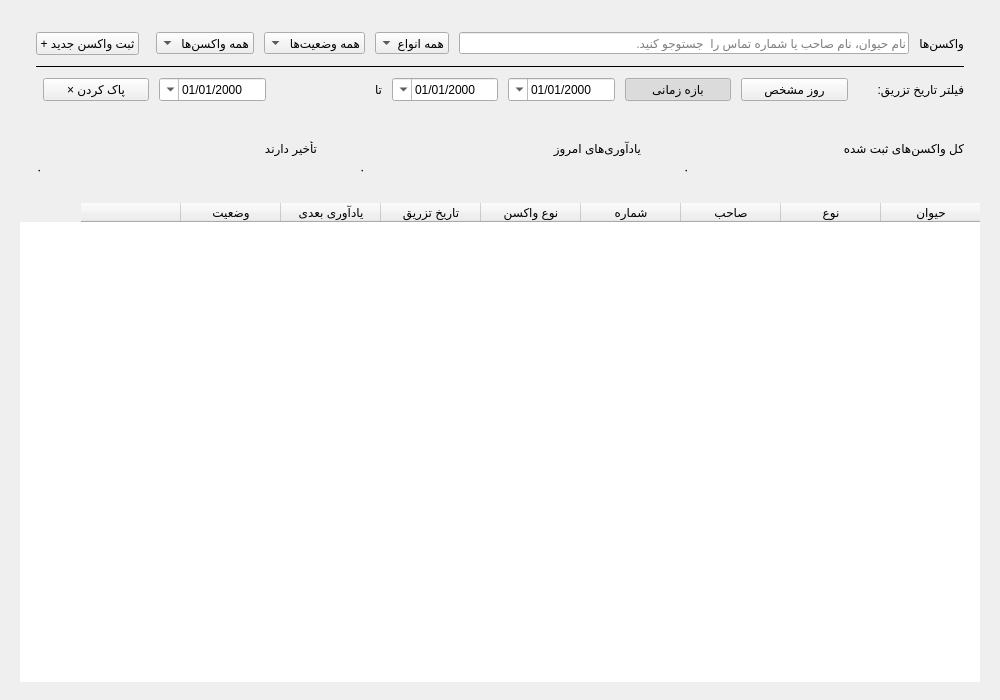
<?xml version="1.0" encoding="UTF-8"?>
<ui version="4.0">
 <class>VaccinationsWidget</class>
 <widget class="QWidget" name="VaccinationsWidget">
  <property name="geometry"><rect><x>0</x><y>0</y><width>1000</width><height>700</height></rect></property>
  <property name="layoutDirection"><enum>Qt::RightToLeft</enum></property>
  <layout class="QVBoxLayout" name="outerLayout">
   <property name="spacing"><number>14</number></property>
   <property name="leftMargin"><number>20</number></property>
   <property name="rightMargin"><number>20</number></property>
   <property name="topMargin"><number>18</number></property>
   <property name="bottomMargin"><number>18</number></property>

   <!-- Filter Bar -->
   <item>
    <widget class="QWidget" name="filterCard">
     <layout class="QVBoxLayout" name="filterCardLayout">
      <property name="spacing"><number>10</number></property>
      <property name="leftMargin"><number>16</number></property>
      <property name="rightMargin"><number>16</number></property>
      <property name="topMargin"><number>14</number></property>
      <property name="bottomMargin"><number>14</number></property>

      <!-- Top row: title, search, combos, add button -->
      <item>
       <layout class="QHBoxLayout" name="topFilterRow">
        <property name="spacing"><number>10</number></property>
        <item>
         <widget class="QLabel" name="pageTitle">
          <property name="text"><string>واکسن‌ها</string></property>
         </widget>
        </item>
        <item>
         <widget class="QLineEdit" name="searchEdit">
          <property name="placeholderText"><string>نام حیوان، نام صاحب یا شماره تماس را  جستوجو کنید.</string></property>
          <property name="minimumWidth"><number>180</number></property>
         </widget>
        </item>
        <item>
         <widget class="QComboBox" name="animalTypeCombo">
          <item><property name="text"><string>همه انواع</string></property></item>
          <item><property name="text"><string>سگ</string></property></item>
          <item><property name="text"><string>گربه</string></property></item>
         </widget>
        </item>
        <item>
         <widget class="QComboBox" name="statusCombo">
         <item><property name="text"><string>همه وضعیت‌ها</string></property></item>
         <item><property name="text"><string>موعد رسیده</string></property></item>
         <item><property name="text"><string>تمدید شده</string></property></item>
         <item><property name="text"><string>تأخیر دارد</string></property></item>
         </widget>
        </item>
        <item>
         <widget class="QComboBox" name="vaccineTypeCombo">
          <item><property name="text"><string>همه واکسن‌ها</string></property></item>
         </widget>
        </item>
        <item>
         <spacer>
          <property name="orientation"><enum>Qt::Horizontal</enum></property>
         </spacer>
        </item>
        <item>
         <widget class="QPushButton" name="btnAddVaccine">
          <property name="text"><string>+ ثبت واکسن جدید</string></property>
          <property name="minimumHeight"><number>32</number></property>
         </widget>
        </item>
       </layout>
      </item>

      <!-- Divider -->
      <item>
       <widget class="QFrame" name="filterDivider">
        <property name="frameShape"><enum>QFrame::HLine</enum></property>
       </widget>
      </item>

      <!-- Date filter row -->
      <item>
       <layout class="QHBoxLayout" name="dateFilterRow">
        <property name="spacing"><number>10</number></property>
        <item>
         <widget class="QLabel" name="dateModeLabel">
          <property name="text"><string>فیلتر تاریخ تزریق:</string></property>
         </widget>
        </item>
        <item>
         <widget class="QPushButton" name="btnModeSingle">
          <property name="text"><string>روز مشخص</string></property>
          <property name="checkable"><bool>true</bool></property>
          <property name="minimumHeight"><number>30</number></property>
          <property name="minimumWidth"><number>80</number></property>
         </widget>
        </item>
        <item>
         <widget class="QPushButton" name="btnModeRange">
          <property name="text"><string>بازه زمانی</string></property>
          <property name="checkable"><bool>true</bool></property>
          <property name="checked"><bool>true</bool></property>
          <property name="minimumHeight"><number>30</number></property>
          <property name="minimumWidth"><number>80</number></property>
         </widget>
        </item>
        <item>
         <widget class="QDateEdit" name="singleDateEdit">
          <property name="calendarPopup"><bool>true</bool></property>
          <property name="displayFormat"><string>yyyy/MM/dd</string></property>
          <property name="visible"><bool>false</bool></property>
          <property name="minimumHeight"><number>30</number></property>
         </widget>
        </item>
        <item>
         <widget class="QDateEdit" name="dateFromEdit">
          <property name="calendarPopup"><bool>true</bool></property>
          <property name="displayFormat"><string>yyyy/MM/dd</string></property>
          <property name="minimumHeight"><number>30</number></property>
         </widget>
        </item>
        <item>
         <widget class="QLabel" name="dateToLabel">
          <property name="text"><string>تا</string></property>
         </widget>
        </item>
        <item>
         <widget class="QDateEdit" name="dateToEdit">
          <property name="calendarPopup"><bool>true</bool></property>
          <property name="displayFormat"><string>yyyy/MM/dd</string></property>
          <property name="minimumHeight"><number>30</number></property>
         </widget>
        </item>
        <item>
         <widget class="QPushButton" name="btnClearDate">
          <property name="text"><string>× پاک کردن</string></property>
          <property name="minimumHeight"><number>30</number></property>
         </widget>
        </item>
        <item>
         <spacer>
          <property name="orientation"><enum>Qt::Horizontal</enum></property>
         </spacer>
        </item>
       </layout>
      </item>
     </layout>
    </widget>
   </item>

   <!-- Stats Row -->
   <item>
    <layout class="QHBoxLayout" name="statsRow">
     <property name="spacing"><number>10</number></property>
     <item>
      <widget class="QWidget" name="statCardTotal">
       <property name="minimumHeight"><number>64</number></property>
       <layout class="QVBoxLayout">
        <property name="leftMargin"><number>16</number></property>
        <property name="rightMargin"><number>16</number></property>
        <property name="topMargin"><number>12</number></property>
        <property name="bottomMargin"><number>12</number></property>
        <item><widget class="QLabel" name="lblTotalTitle"><property name="text"><string>کل واکسن‌های ثبت شده</string></property></widget></item>
        <item><widget class="QLabel" name="lblTotalCount"><property name="text"><string>۰</string></property></widget></item>
       </layout>
      </widget>
     </item>
     <item>
      <widget class="QWidget" name="statCardToday">
       <property name="minimumHeight"><number>64</number></property>
       <layout class="QVBoxLayout">
        <property name="leftMargin"><number>16</number></property>
        <property name="rightMargin"><number>16</number></property>
        <property name="topMargin"><number>12</number></property>
        <property name="bottomMargin"><number>12</number></property>
        <item><widget class="QLabel" name="lblTodayTitle"><property name="text"><string>یادآوری‌های امروز</string></property></widget></item>
        <item><widget class="QLabel" name="lblTodayCount"><property name="text"><string>۰</string></property></widget></item>
       </layout>
      </widget>
     </item>
     <item>
      <widget class="QWidget" name="statCardOverdue">
       <property name="minimumHeight"><number>64</number></property>
       <layout class="QVBoxLayout">
        <property name="leftMargin"><number>16</number></property>
        <property name="rightMargin"><number>16</number></property>
        <property name="topMargin"><number>12</number></property>
        <property name="bottomMargin"><number>12</number></property>
        <item><widget class="QLabel" name="lblOverdueTitle"><property name="text"><string>تأخیر دارند</string></property></widget></item>
        <item><widget class="QLabel" name="lblOverdueCount"><property name="text"><string>۰</string></property></widget></item>
       </layout>
      </widget>
     </item>
    </layout>
   </item>

   <!-- Table Card -->
   <item>
    <widget class="QWidget" name="tableCard">
     <layout class="QVBoxLayout" name="tableCardLayout">
      <property name="spacing"><number>0</number></property>
      <property name="leftMargin"><number>0</number></property>
      <property name="rightMargin"><number>0</number></property>
      <property name="topMargin"><number>0</number></property>
      <property name="bottomMargin"><number>0</number></property>
      <item>
       <widget class="QTableWidget" name="vaccinationsTable">
        <property name="frameShape"><enum>QFrame::NoFrame</enum></property>
        <property name="horizontalScrollBarPolicy"><enum>Qt::ScrollBarAsNeeded</enum></property>
        <column><property name="text"><string>حیوان</string></property></column>
        <column><property name="text"><string>نوع</string></property></column>
        <column><property name="text"><string>صاحب</string></property></column>
        <column><property name="text"><string>شماره</string></property></column>
        <column><property name="text"><string>نوع واکسن</string></property></column>
        <column><property name="text"><string>تاریخ تزریق</string></property></column>
        <column><property name="text"><string>یادآوری بعدی</string></property></column>
        <column><property name="text"><string>وضعیت</string></property></column>
        <column><property name="text"><string></string></property></column>
       </widget>
      </item>
     </layout>
    </widget>
   </item>

  </layout>
 </widget>
</ui>
